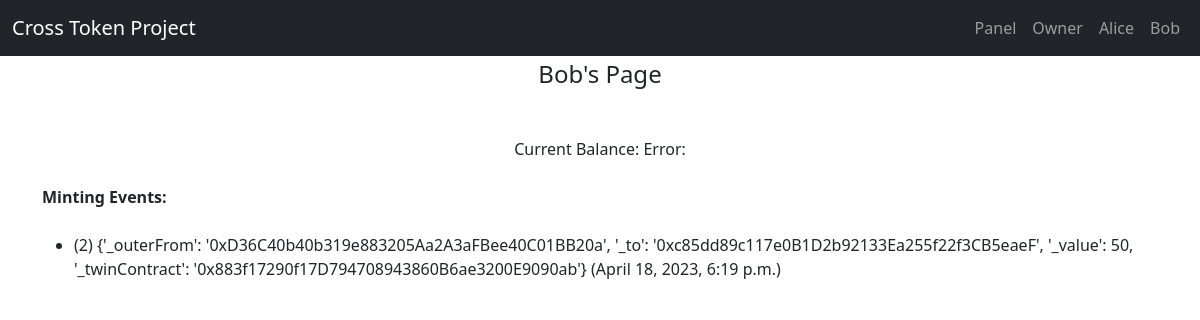
The app's page /bob/ with its own data.
### core/models.py (models this page shows)
class Event(models.Model):
    class EventType(models.TextChoices):
        TRANSFER = 'T', 'Transfer'
        APPROVAL = 'A', 'Approval'
        BURNING = 'B', 'Burning'
        MINTING = 'M', 'Minting'
    created_at = models.DateTimeField()
    event_type = models.CharField(choices=EventType.choices, max_length=1)
    payload = models.TextField()

### core/views.py (the view)
# urls.py: path('bob/', views.bob, name='bob'),
def bob(request):
    bob_address = Config.objects.get().bob_bsc_address
    if not bob_address:
        return JsonResponse({'error': 'Bob\'s BSC address is not specified in admin/'})
    try:
        cf = ContractFunctions(is_bsc=True)
        bob_balance = cf.balance_of(bob_address)
    except Exception as err:
        bob_balance = f'Error: {str(err)}'
    mint_events = Event.objects.filter(event_type=Event.EventType.MINTING).order_by('-created_at')
    template = loader.get_template('bob.html')
    context = {'bob_balance': bob_balance, 'mint_events': mint_events}
    return HttpResponse(template.render(context, request))

### blockchain/utils/get_w3.py (called while the page is built)
def get_w3_bsc():
    bsc_url = Config.objects.get().bsc_url
    instance = Web3(Web3.HTTPProvider(bsc_url))
    assert instance.is_connected()
    return instance

### templates/bob.html
{% extends 'base.html' %}
{% block body %}
    <h4 class="text-center">Bob's Page</h4>
    <div class="text-center mt-5 mb-3">
        Current Balance: {{ bob_balance }}
    </div>
    <div class="container">
        <div class="d-flex  mt-4"><b>Minting Events:</b></div>
        <div class="d-flex justify-content-center mt-4">
            <ul class="w-100">
                {% for event in mint_events %}
                    <li>({{ event.id }}) {{ event.payload }} ({{ event.created_at }})</li>
                {% endfor %}
            </ul>
        </div>
    </div>
{% endblock %}

### records on screen
Event: id "2", payload "{'_outerFrom': '0xD36C40b40b319e883205Aa2A3aFBee40C01BB20a', '_to': '0xc85dd89c117e0B1D2b92133Ea255f22f3CB5eaeF', '_value': 50, '_twinContract': '0x883f17290f17D794708943860B6ae3200E9090ab'}", created_at "April 18, 2023, 6:19 p.m."

### other values on screen
{{ bob_balance }} "Error:"
